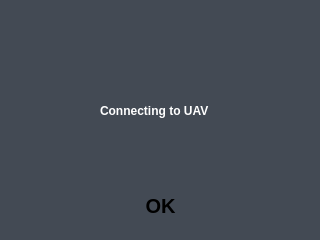
<?xml version="1.0" encoding="UTF-8"?>
<ui version="4.0">
 <class>ConnectionDialog</class>
 <widget class="QDialog" name="ConnectionDialog">
  <property name="geometry">
   <rect>
    <x>0</x>
    <y>0</y>
    <width>320</width>
    <height>240</height>
   </rect>
  </property>
  <property name="palette">
   <palette>
    <active>
     <colorrole role="Base">
      <brush brushstyle="SolidPattern">
       <color alpha="255">
        <red>255</red>
        <green>255</green>
        <blue>255</blue>
       </color>
      </brush>
     </colorrole>
     <colorrole role="Window">
      <brush brushstyle="SolidPattern">
       <color alpha="255">
        <red>67</red>
        <green>74</green>
        <blue>84</blue>
       </color>
      </brush>
     </colorrole>
    </active>
    <inactive>
     <colorrole role="Base">
      <brush brushstyle="SolidPattern">
       <color alpha="255">
        <red>255</red>
        <green>255</green>
        <blue>255</blue>
       </color>
      </brush>
     </colorrole>
     <colorrole role="Window">
      <brush brushstyle="SolidPattern">
       <color alpha="255">
        <red>67</red>
        <green>74</green>
        <blue>84</blue>
       </color>
      </brush>
     </colorrole>
    </inactive>
    <disabled>
     <colorrole role="Base">
      <brush brushstyle="SolidPattern">
       <color alpha="255">
        <red>67</red>
        <green>74</green>
        <blue>84</blue>
       </color>
      </brush>
     </colorrole>
     <colorrole role="Window">
      <brush brushstyle="SolidPattern">
       <color alpha="255">
        <red>67</red>
        <green>74</green>
        <blue>84</blue>
       </color>
      </brush>
     </colorrole>
    </disabled>
   </palette>
  </property>
  <property name="windowTitle">
   <string>Connection</string>
  </property>
  <widget class="QPushButton" name="OK_button">
   <property name="geometry">
    <rect>
     <x>100</x>
     <y>180</y>
     <width>121</width>
     <height>51</height>
    </rect>
   </property>
   <property name="styleSheet">
    <string notr="true"> QPushButton { 
background-color: &quot;#CCD1D9&quot;; 
color: &quot;#434A54&quot;; 
border-radius: 10px;
font-weight: bold;
font-size: 20px;
border: none; 
}
 QPushButton:pressed {
     background-color: #E6E9ED
 }</string>
   </property>
   <property name="text">
    <string>OK</string>
   </property>
  </widget>
  <widget class="QLabel" name="label_2">
   <property name="geometry">
    <rect>
     <x>100</x>
     <y>90</y>
     <width>281</width>
     <height>41</height>
    </rect>
   </property>
   <property name="font">
    <font>
     <weight>75</weight>
     <bold>true</bold>
    </font>
   </property>
   <property name="styleSheet">
    <string notr="true">color: #ffffff;
font-weight: bold;
</string>
   </property>
   <property name="text">
    <string>Connecting to UAV</string>
   </property>
  </widget>
 </widget>
 <resources/>
 <connections/>
</ui>
